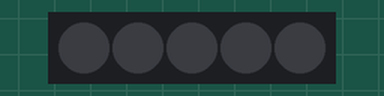
The program below on a simulated Teensy 4. Parts: 5 RGB LEDs in strip order, left to right. Dim RGB values are drawn brighter than linear; what the program prints to the serial monitor is not drawn.

Above: at 0.1 s.
At 1.1 s:
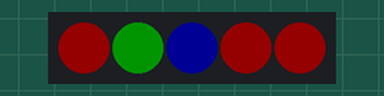
Timing chart, 0 to 130.0 s (numbered marks = the images above):
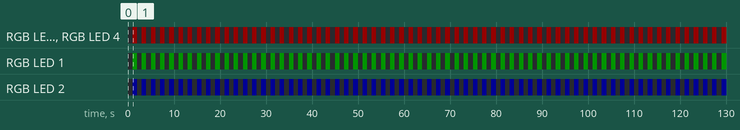

Measured:
- by itself, RGB LED 0, RGB LED 3, RGB LED 4: alternates RGB(20, 0, 0) for 1.0 s and off for 1.0 s
- by itself, RGB LED 1: alternates RGB(0, 20, 0) for 1.0 s and off for 1.0 s
- by itself, RGB LED 2: alternates RGB(0, 0, 20) for 1.0 s and off for 1.0 s

The program:

main.cpp
```cpp
#include <FastLED.h>

#define DATA_PIN 6
#define NUM_LEDS 5

CRGB leds[NUM_LEDS];
elapsedMillis tic;

void setup() {
  Serial.begin(9600);
  Serial.println("FastLed Test");
// Uncomment/edit one of the following lines for your leds arrangement.
  // FastLED.addLeds<TM1803, DATA_PIN, RGB>(leds, NUM_LEDS);
  //FastLED.addLeds<TM1804, DATA_PIN, RGB>(leds, NUM_LEDS);
  // FastLED.addLeds<TM1809, DATA_PIN, RGB>(leds, NUM_LEDS);
  //FastLED.addLeds<WS2811, DATA_PIN, RGB>(leds, NUM_LEDS);
  //FastLED.addLeds<WS2812, DATA_PIN, RGB>(leds, NUM_LEDS);
  FastLED.addLeds<WS2812B, DATA_PIN, GRB>(leds, NUM_LEDS);
  //FastLED.addLeds<NEOPIXEL, DATA_PIN>(leds, NUM_LEDS);
  //FastLED.addLeds<APA104, DATA_PIN, RGB>(leds, NUM_LEDS);
  // FastLED.addLeds<UCS1903, DATA_PIN, RGB>(leds, NUM_LEDS);
  // FastLED.addLeds<UCS1903B, DATA_PIN, RGB>(leds, NUM_LEDS);
  // FastLED.addLeds<GW6205, DATA_PIN, RGB>(leds, NUM_LEDS);
  // FastLED.addLeds<GW6205_400, DATA_PIN, RGB>(leds, NUM_LEDS);
  //FastLED.addLeds<WS2801, RGB>(leds, NUM_LEDS);
  // FastLED.addLeds<SM16716, RGB>(leds, NUM_LEDS);
  // FastLED.addLeds<LPD8806, RGB>(leds, NUM_LEDS);
  // FastLED.addLeds<P9813, RGB>(leds, NUM_LEDS);
  // FastLED.addLeds<APA102, RGB>(leds, NUM_LEDS);
  // FastLED.addLeds<DOTSTAR, RGB>(leds, NUM_LEDS);
  // FastLED.addLeds<WS2801, DATA_PIN, CLOCK_PIN, RGB>(leds, NUM_LEDS);
  // FastLED.addLeds<SM16716, DATA_PIN, CLOCK_PIN, RGB>(leds, NUM_LEDS);
  // FastLED.addLeds<LPD8806, DATA_PIN, CLOCK_PIN, RGB>(leds, NUM_LEDS);
  // FastLED.addLeds<P9813, DATA_PIN, CLOCK_PIN, RGB>(leds, NUM_LEDS);
  // FastLED.addLeds<APA102, DATA_PIN, CLOCK_PIN, RGB>(leds, NUM_LEDS);
  // FastLED.addLeds<DOTSTAR, DATA_PIN, CLOCK_PIN, RGB>(leds, NUM_LEDS);

  FastLED.setBrightness(20);
//  for (int i=0; i < NUM_LEDS; i++) {
//    leds[i] = CRGB::Black;
//  }
}

void loop() {
   leds[0] = CRGB(0, 0, 0);
   leds[1] = CRGB(0, 0, 0);
   leds[2] = CRGB(0, 0, 0);
   leds[3] = CRGB(0, 0, 0);
   leds[4] = CRGB(0, 0, 0);
   leds[5] = CRGB(0, 0, 0);

    FastLED.show();
    delay(1000);
   leds[0] = CRGB(255, 0, 0);
   leds[1] = CRGB(0, 255, 0);
   leds[2] = CRGB(0, 0, 255);
   leds[3] = CRGB(255, 0, 0);
   leds[4] = CRGB(255, 0, 0);
   leds[5] = CRGB(0, 255, 0);
   FastLED.show();
   delay(1000);


//for (int i=0; i < NUM_LEDS; i++) {
//    leds[i] = CRGB::Black;
//    FastLED.show();
//    delay(500);
//    uint8_t red = random8();
//    uint8_t green = random8();
//    uint8_t blue = random8();
//    Serial.printf("R=%3d G=%3d B=%3d\n", red, green, blue);
//    leds[i].setRGB(255, 0, 0);
//    delay(500);
//    FastLED.show();
//  }


//  if (tic >= 333) {
//    /* Shift prior colors down all the LEDs */
//    for (int i=NUM_LEDS-1; i > 0; i--) {
//      leds[i] = leds[i - 1];
//    }
//    /* Turn the first LED on with a random color */
//    uint8_t red = random8();
//    uint8_t green = random8();
//    uint8_t blue = random8();
//    Serial.printf("R=%3d G=%3d B=%3d\n", red, green, blue);
//    leds[0].setRGB(red, green, blue);
//
//    FastLED.show();
//    tic = 0;
//  }
}
```
